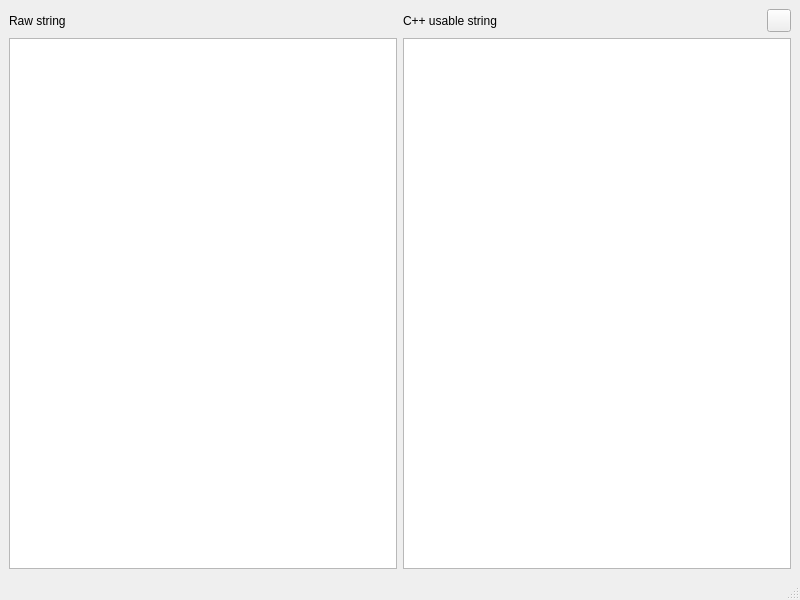
<?xml version="1.0" encoding="UTF-8"?>
<ui version="4.0">
 <class>MainWindow</class>
 <widget class="QMainWindow" name="MainWindow">
  <property name="geometry">
   <rect>
    <x>0</x>
    <y>0</y>
    <width>800</width>
    <height>600</height>
   </rect>
  </property>
  <property name="windowTitle">
   <string>MainWindow</string>
  </property>
  <widget class="QWidget" name="centralwidget">
   <layout class="QHBoxLayout" name="horizontalLayout_4">
    <item>
     <layout class="QVBoxLayout" name="verticalLayout">
      <item>
       <layout class="QHBoxLayout" name="horizontalLayout_2">
        <item>
         <widget class="QLabel" name="label">
          <property name="text">
           <string>Raw string</string>
          </property>
         </widget>
        </item>
        <item>
         <layout class="QHBoxLayout" name="horizontalLayout">
          <item>
           <widget class="QLabel" name="label_2">
            <property name="text">
             <string>C++ usable string</string>
            </property>
           </widget>
          </item>
          <item>
           <widget class="QToolButton" name="copy_button">
            <property name="text">
             <string/>
            </property>
           </widget>
          </item>
         </layout>
        </item>
       </layout>
      </item>
      <item>
       <layout class="QHBoxLayout" name="horizontalLayout_3">
        <item>
         <widget class="QTextEdit" name="rawString_textEdit"/>
        </item>
        <item>
         <widget class="QTextEdit" name="usableString_textEdit"/>
        </item>
       </layout>
      </item>
     </layout>
    </item>
   </layout>
  </widget>
  <widget class="QMenuBar" name="menubar">
   <property name="geometry">
    <rect>
     <x>0</x>
     <y>0</y>
     <width>800</width>
     <height>25</height>
    </rect>
   </property>
  </widget>
  <widget class="QStatusBar" name="statusbar"/>
 </widget>
 <resources/>
 <connections/>
</ui>
